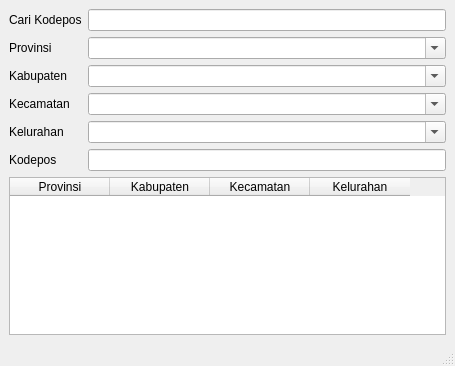
<?xml version="1.0" encoding="UTF-8"?>
<ui version="4.0">
 <class>MainWindow</class>
 <widget class="QMainWindow" name="MainWindow">
  <property name="geometry">
   <rect>
    <x>0</x>
    <y>0</y>
    <width>455</width>
    <height>366</height>
   </rect>
  </property>
  <property name="windowTitle">
   <string>MainWindow</string>
  </property>
  <widget class="QWidget" name="centralwidget">
   <layout class="QGridLayout" name="gridLayout_2">
    <item row="0" column="0">
     <layout class="QGridLayout" name="gridLayout">
      <item row="3" column="1">
       <widget class="QComboBox" name="comboBoxKec">
        <property name="editable">
         <bool>true</bool>
        </property>
       </widget>
      </item>
      <item row="5" column="0">
       <widget class="QLabel" name="label_5">
        <property name="text">
         <string>Kodepos</string>
        </property>
       </widget>
      </item>
      <item row="1" column="1">
       <widget class="QComboBox" name="comboBoxProv">
        <property name="editable">
         <bool>true</bool>
        </property>
       </widget>
      </item>
      <item row="4" column="1">
       <widget class="QComboBox" name="comboBoxKel">
        <property name="editable">
         <bool>true</bool>
        </property>
       </widget>
      </item>
      <item row="4" column="0">
       <widget class="QLabel" name="label_4">
        <property name="text">
         <string>Kelurahan</string>
        </property>
       </widget>
      </item>
      <item row="5" column="1">
       <widget class="QLineEdit" name="lineEditKodepos"/>
      </item>
      <item row="0" column="1">
       <widget class="QLineEdit" name="lineEditCari"/>
      </item>
      <item row="1" column="0">
       <widget class="QLabel" name="label">
        <property name="text">
         <string>Provinsi</string>
        </property>
       </widget>
      </item>
      <item row="2" column="0">
       <widget class="QLabel" name="label_2">
        <property name="text">
         <string>Kabupaten</string>
        </property>
       </widget>
      </item>
      <item row="3" column="0">
       <widget class="QLabel" name="label_3">
        <property name="text">
         <string>Kecamatan</string>
        </property>
       </widget>
      </item>
      <item row="2" column="1">
       <widget class="QComboBox" name="comboBoxKab">
        <property name="editable">
         <bool>true</bool>
        </property>
       </widget>
      </item>
      <item row="0" column="0">
       <widget class="QLabel" name="label_6">
        <property name="text">
         <string>Cari Kodepos</string>
        </property>
       </widget>
      </item>
      <item row="6" column="0" colspan="2">
       <widget class="QTableWidget" name="tableWidget">
        <property name="editTriggers">
         <set>QAbstractItemView::NoEditTriggers</set>
        </property>
        <property name="alternatingRowColors">
         <bool>true</bool>
        </property>
        <property name="selectionMode">
         <enum>QAbstractItemView::SingleSelection</enum>
        </property>
        <property name="selectionBehavior">
         <enum>QAbstractItemView::SelectRows</enum>
        </property>
        <column>
         <property name="text">
          <string>Provinsi</string>
         </property>
        </column>
        <column>
         <property name="text">
          <string>Kabupaten</string>
         </property>
        </column>
        <column>
         <property name="text">
          <string>Kecamatan</string>
         </property>
        </column>
        <column>
         <property name="text">
          <string>Kelurahan</string>
         </property>
        </column>
       </widget>
      </item>
     </layout>
    </item>
   </layout>
  </widget>
  <widget class="QMenuBar" name="menubar">
   <property name="geometry">
    <rect>
     <x>0</x>
     <y>0</y>
     <width>455</width>
     <height>21</height>
    </rect>
   </property>
  </widget>
  <widget class="QStatusBar" name="statusbar"/>
 </widget>
 <tabstops>
  <tabstop>lineEditCari</tabstop>
  <tabstop>comboBoxProv</tabstop>
  <tabstop>comboBoxKab</tabstop>
  <tabstop>comboBoxKec</tabstop>
  <tabstop>comboBoxKel</tabstop>
  <tabstop>lineEditKodepos</tabstop>
 </tabstops>
 <resources/>
 <connections/>
</ui>
